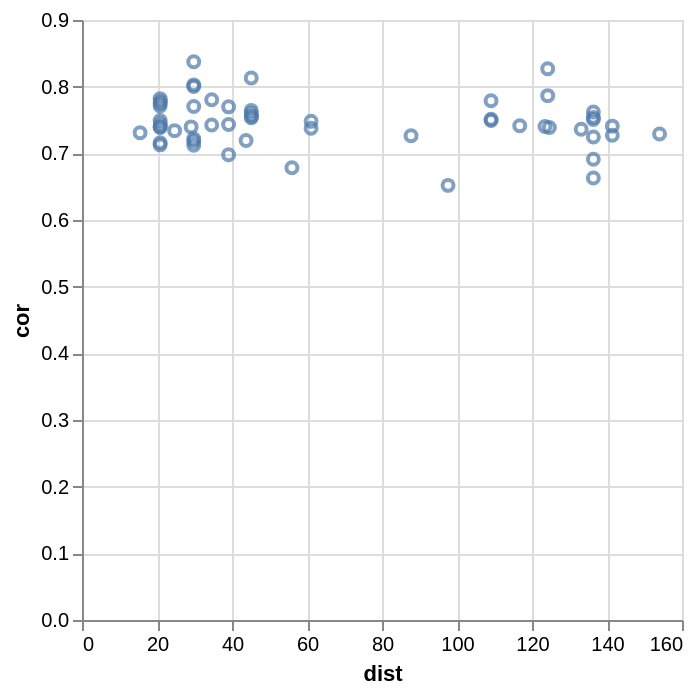

The notebook cell this image was saved under:
### Code cell
alt.Chart(df).mark_point().encode(
    alt.X('dist'),
    alt.Y('cor')
).interactive()

### Figure 1 — Vega-Lite specification as saved in the notebook (floating-point values rounded to 4 significant figures)
{"config": {"view": {"continuousWidth": 300, "continuousHeight": 300}}, "data": {"name": "data-95b7bd0de2e1981a4df32b535cd1df3c"}, "mark": {"type": "point"}, "encoding": {"x": {"field": "dist", "type": "quantitative"}, "y": {"field": "cor", "type": "quantitative"}}, "params": [{"name": "param_6", "select": {"type": "interval", "encodings": ["x", "y"]}, "bind": "scales"}], "$schema": "https://vega.github.io/schema/vega-lite/v5.20.1.json", "datasets": {"data-95b7bd0de2e1981a4df32b535cd1df3c": [{"x": 3.0, "y": 12.0, "cor": 0.782, "dist": 20.84}, {"x": 8.0, "y": 9.0, "cor": 0.8129, "dist": 45.13}, {"x": 41.0, "y": 53.0, "cor": 0.7439, "dist": 20.91}, {"x": 4.0, "y": 34.0, "cor": 0.731, "dist": 15.49}, {"x": 41.0, "y": 53.0, "cor": 0.7776, "dist": 20.91}, {"x": 9.0, "y": 35.0, "cor": 0.7403, "dist": 123.5}, {"x": 8.0, "y": 35.0, "cor": 0.7619, "dist": 136.4}, {"x": 8.0, "y": 9.0, "cor": 0.7644, "dist": 45.13}, {"x": 3.0, "y": 12.0, "cor": 0.7398, "dist": 20.84}, {"x": 2.0, "y": 7.0, "cor": 0.7123, "dist": 29.8}, {"x": 8.0, "y": 35.0, "cor": 0.7245, "dist": 136.4}, {"x": 17.0, "y": 22.0, "cor": 0.748, "dist": 61.08}, {"x": 5.0, "y": 35.0, "cor": 0.7273, "dist": 141.4}, {"x": 5.0, "y": 9.0, "cor": 0.7192, "dist": 43.75}, {"x": 2.0, "y": 7.0, "cor": 0.8027, "dist": 29.8}, {"x": 17.0, "y": 22.0, "cor": 0.7377, "dist": 61.08}, {"x": 8.0, "y": 9.0, "cor": 0.7596, "dist": 45.13}, {"x": 5.0, "y": 35.0, "cor": 0.7408, "dist": 141.4}, {"x": 3.0, "y": 12.0, "cor": 0.771, "dist": 20.84}, {"x": 17.0, "y": 33.0, "cor": 0.7433, "dist": 39.09}, {"x": 2.0, "y": 7.0, "cor": 0.8373, "dist": 29.8}, {"x": 12.0, "y": 16.0, "cor": 0.7551, "dist": 45.23}, {"x": 3.0, "y": 16.0, "cor": 0.7803, "dist": 34.58}, {"x": 8.0, "y": 9.0, "cor": 0.7534, "dist": 45.13}, {"x": 17.0, "y": 33.0, "cor": 0.7697, "dist": 39.09}, {"x": 1.0, "y": 47.0, "cor": 0.7387, "dist": 124.6}, {"x": 2.0, "y": 7.0, "cor": 0.8002, "dist": 29.8}, {"x": 22.0, "y": 33.0, "cor": 0.7264, "dist": 87.75}, {"x": 3.0, "y": 16.0, "cor": 0.7424, "dist": 34.58}, {"x": 17.0, "y": 33.0, "cor": 0.6978, "dist": 39.09}, {"x": 2.0, "y": 7.0, "cor": 0.718, "dist": 29.8}, {"x": 8.0, "y": 35.0, "cor": 0.6629, "dist": 136.4}, {"x": 3.0, "y": 12.0, "cor": 0.7127, "dist": 20.84}, {"x": 10.0, "y": 12.0, "cor": 0.6783, "dist": 55.98}, {"x": 8.0, "y": 43.0, "cor": 0.7492, "dist": 109.1}, {"x": 21.0, "y": 35.0, "cor": 0.7341, "dist": 24.69}, {"x": 8.0, "y": 35.0, "cor": 0.754, "dist": 136.4}, {"x": 3.0, "y": 12.0, "cor": 0.7493, "dist": 20.84}, {"x": 8.0, "y": 21.0, "cor": 0.7362, "dist": 133.1}, {"x": 6.0, "y": 23.0, "cor": 0.7397, "dist": 29.11}, {"x": 8.0, "y": 35.0, "cor": 0.7506, "dist": 136.4}, {"x": 8.0, "y": 43.0, "cor": 0.7788, "dist": 109.1}, {"x": 21.0, "y": 41.0, "cor": 0.7291, "dist": 154.0}, {"x": 3.0, "y": 12.0, "cor": 0.716, "dist": 20.84}, {"x": 8.0, "y": 35.0, "cor": 0.6911, "dist": 136.4}, {"x": 8.0, "y": 43.0, "cor": 0.751, "dist": 109.1}, {"x": 2.0, "y": 7.0, "cor": 0.722, "dist": 29.8}, {"x": 3.0, "y": 12.0, "cor": 0.7747, "dist": 20.84}, {"x": 13.0, "y": 32.0, "cor": 0.7865, "dist": 124.2}, {"x": 2.0, "y": 7.0, "cor": 0.7703, "dist": 29.8}, {"x": 3.0, "y": 12.0, "cor": 0.7387, "dist": 20.84}, {"x": 13.0, "y": 32.0, "cor": 0.8269, "dist": 124.2}, {"x": 13.0, "y": 39.0, "cor": 0.7413, "dist": 116.7}, {"x": 21.0, "y": 28.0, "cor": 0.652, "dist": 97.61}]}}
